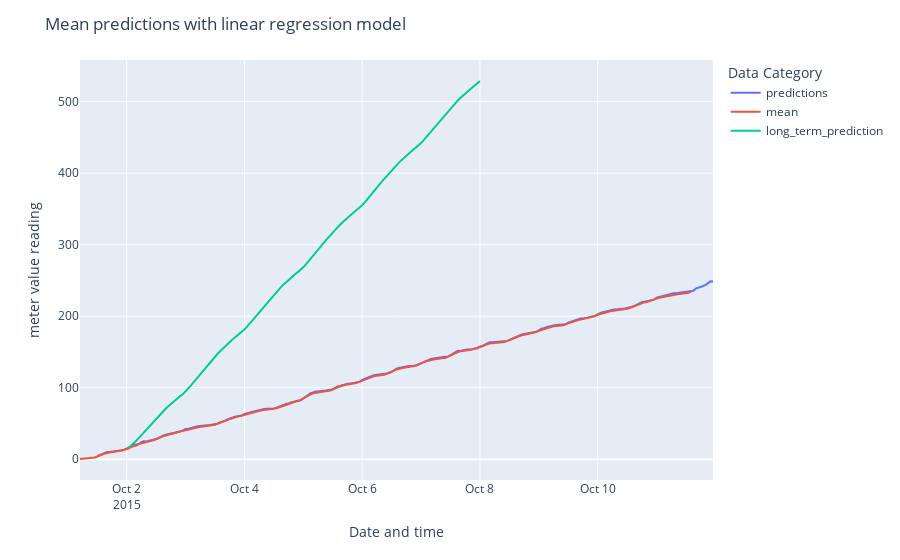

Source (notebook cell):
### Code cell
truth = mean_data[:250]
fig = px.scatter()
fig.add_scatter(x=mean_timestamps, y=mean_predictions, name='predictions')
fig.add_scatter(x=truth.index, y=truth['meter_value'].tolist(), name='mean')
fig.add_scatter(x=mean_ltp_timestamps, y=mean_ltp_predictions, name='long_term_prediction')
fig.update_layout(
    title='Mean predictions with linear regression model',
    xaxis_title='Date and time',
    yaxis_title='meter value reading',
    legend_title='Data Category',
)
fig.show()

### Figure 1 — Plotly figure (JSON) as saved in the notebook; plotly's stock layout.template omitted (floating-point values rounded to 4 significant figures; data arrays with more than 128 entries replaced by an {"elided": "..."} marker saying what was removed)
{"data": [{"name": "predictions", "type": "scatter", "x": {"elided": "252 str values"}, "y": {"elided": "252 float values"}}, {"name": "mean", "type": "scatter", "x": {"elided": "250 str values"}, "y": {"elided": "250 float values"}}, {"name": "long_term_prediction", "type": "scatter", "x": {"elided": "144 str values"}, "y": {"elided": "144 float values"}}], "layout": {"legend": {"title": {"text": "Data Category"}, "tracegroupgap": 0}, "margin": {"t": 60}, "title": {"text": "Mean predictions with linear regression model"}, "xaxis": {"anchor": "y", "domain": [0, 1], "title": {"text": "Date and time"}}, "yaxis": {"anchor": "x", "domain": [0, 1], "title": {"text": "meter value reading"}}}}
